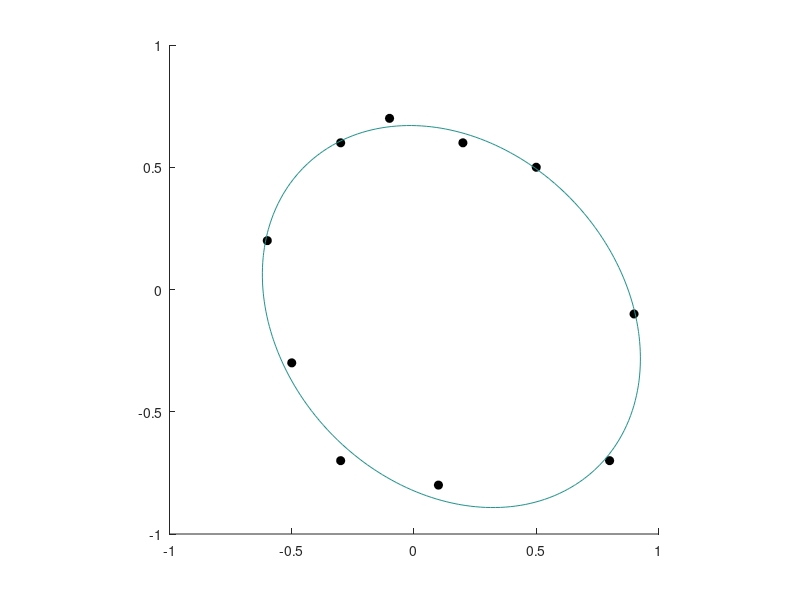

Source code (MATLAB):
tocke = [-0.5 -0.3; -0.3 -0.7; 0.1 -0.8; 0.8 -0.7; 0.9 -0.1; 0.5 0.5;...
    0.2 0.6; -0.1 0.7; -0.3 0.6; -0.6 0.2];
X = tocke(:, 1);
Y = tocke(:, 2);
n = length(X);
rez = ones(n, 1);

fe = @(a, b, c, d, e, x, y) a * x.^2 + b * x .* y + c * y.^2 + d * x + e * y;

% b naloga
A = [X.^2, X .* Y, Y.^2, X, Y];

% normalni sistem
x0 = (A' * A)\(A' * rez);

% qr
[Q, R] = qr(A);
x1 = R\(Q' * rez);

% vgrajena funkcija
x2 = A\(rez);

% izris
x = linspace(-1, 1);
y = linspace(-1, 1);
[Xgrid, Ygrid] = meshgrid(x, y);
Z = fe(x2(1), x2(2), x2(3), x2(4), x2(5), Xgrid, Ygrid);

hold on
plot(X, Y, 'o', 'MarkerFaceColor', 'k', 'MarkerEdgeColor', 'k');
contour(Xgrid, Ygrid, Z, [1 1]);
hold off
axis equal

